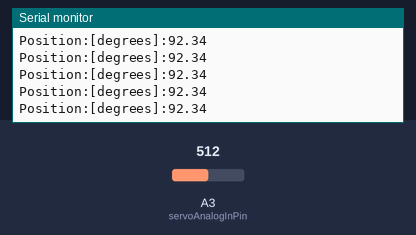
The sketch below on a simulated Arduino Uno, built with avr-gcc and run on an emulated ATmega328P. Shown: the last lines printed to the serial monitor. The test bench sets the inputs (shaded band); at power-on: A3 (servoAnalogInPin) = 512.

Above: at 2.2 s.
2.3 s: A3 (servoAnalogInPin) set to 716
At 2.31 s:
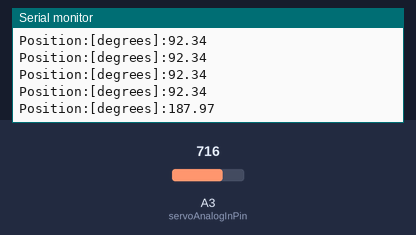
3.8 s: A3 (servoAnalogInPin) set to 900
At 3.82 s:
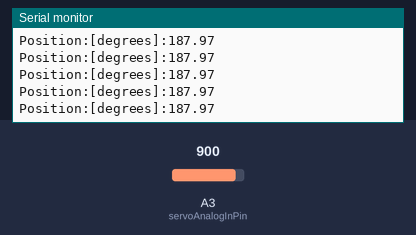
Timing chart, 0 to 6.8 s (numbered marks = the images above; inputs shaded):
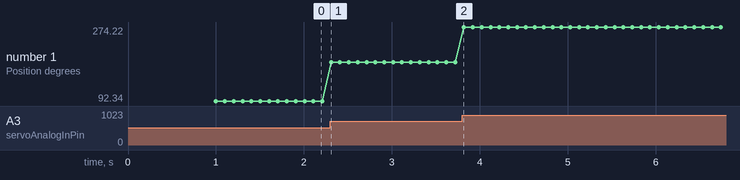

The sketch:

readanlgle.ino
```cpp
int servoAnalogInPin = A3;
int posIs;
float posIsDeg;

void setup() {
  // put your setup code here, to run once:
  Serial.begin(9600);
  delay(1000);
}

void loop() {
  // put your main code here, to run repeatedly:
  posIs = analogRead(servoAnalogInPin);
   //0 315
  //90 507
  //507 -315 = 192
  posIsDeg = (90.0/192.0)*(posIs-315.0);
  Serial.print("Position:[degrees]:");
  Serial.println(posIsDeg);
  delay(100);


}
```

Measured:
- after the input at 2.3 s, the serial monitor: prints a new line at once (image 1)
- plotted number 1: 92.34 → 187.97 after the input at 2.3 s, 187.97 → 274.22 after the input at 3.8 s
